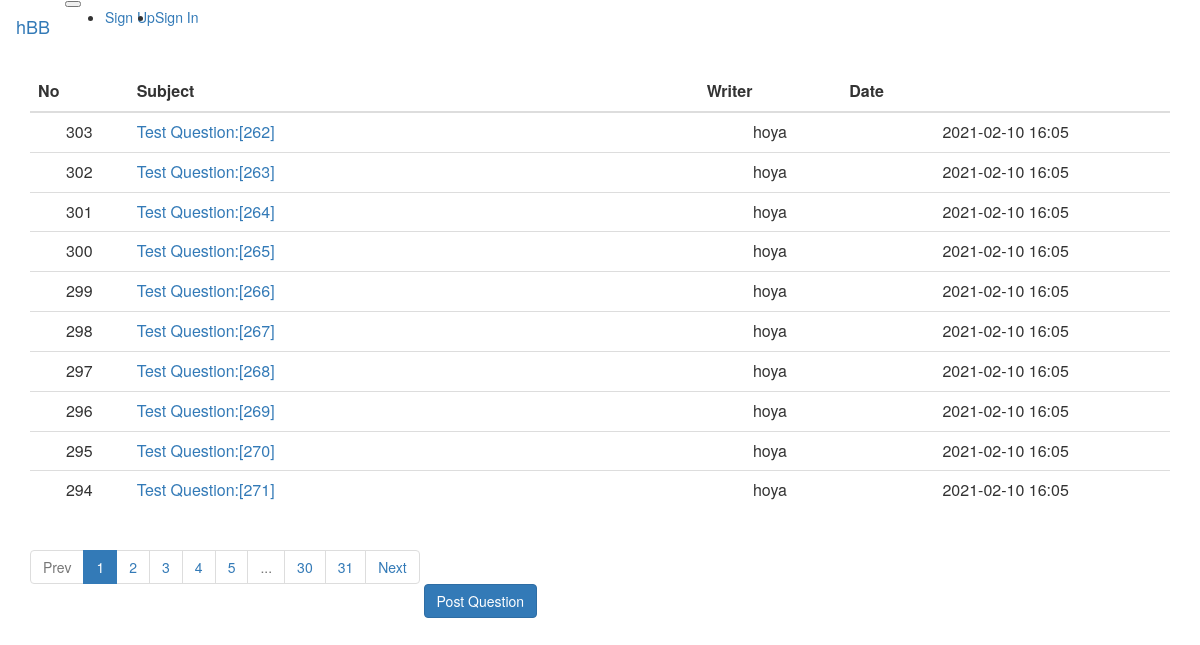
Page /question/list/ on the earlier database version.
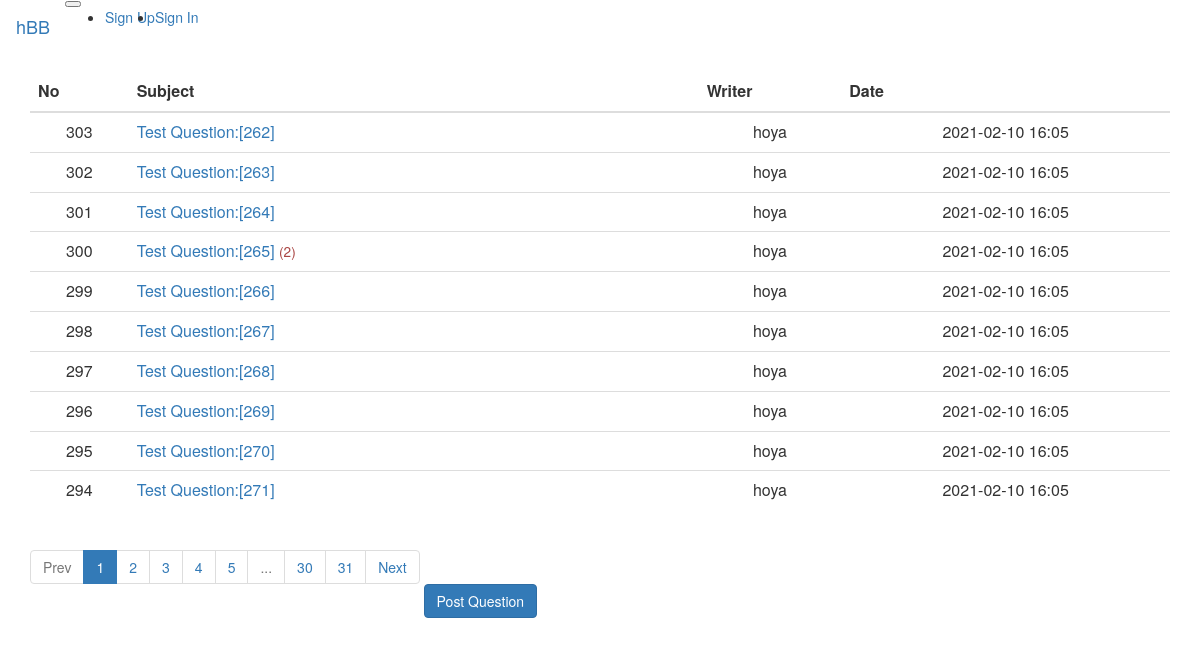
Same page on the later database version.
### src/models/question.py (models this page shows)
class QuestionModel(db.Model):
    id = db.Column(db.Integer, primary_key=True)
    subject = db.Column(db.String(200), nullable=False)
    content = db.Column(db.Text(), nullable=False)
    created_date = db.Column(db.DateTime(), nullable=False)
    user_id = db.Column(
        db.Integer, db.ForeignKey("user_model.id", ondelete="CASCADE"), nullable=False
    )
    user = db.relationship("UserModel", backref=db.backref("question_set"))
    modified_date = db.Column(db.DateTime(), nullable=True)

### src/models/user.py (models this page shows)
class UserModel(db.Model):
    id = db.Column(db.Integer, primary_key=True)
    username = db.Column(db.String(150), unique=True, nullable=False)
    password = db.Column(db.String(200), nullable=False)
    email = db.Column(db.String(120), unique=True, nullable=False)

### src/views/question_views.py (the view)
@bp.route("/list/")
def _list():
    page = request.args.get("page", type=int, default=1)
    question_list = QuestionModel.query.order_by(QuestionModel.created_date.desc())
    question_list = question_list.paginate(page, per_page=10)
    return render_template("question/question_list.html", question_list=question_list)

### src/filter.py (called while the page is built)
def format_datetime(value, fmt="%Y-%m-%d %H:%M"):
    return value.strftime(fmt)

### src/views/account_views.py (called while the page is built)
@bp.before_app_request
def load_signed_in_user():
    user_id = session.get("user_id")
    if user_id is None:
        g.user = None
    else:
        g.user = UserModel.query.get(user_id)

### src/templates/question/question_list.html
{% extends "base.html" %}
{% block content %}
<div class="container my-3">
  <table class="table">
    <thead>
      <tr class="text-center thead-dark">
        <th>No</th>
        <th style="width: 50%">Subject</th>
        <th>Writer</th>
        <th>Date</th>
      </tr>
    </thead>
    <tbody>
      {% if question_list %} {% for question in question_list.items %}
      <tr class="text-center">
        <td>{{ question_list.total - ((question_list.page - 1) * question_list.per_page) - loop.index0 }}</td>
        <td class="text-left">
          <a href="{{ url_for('question.detail', question_id=question.id) }}">
            {{ question.subject }}
          </a>
          {% if question.answer_set|length > 0 %}
          <span class="text-danger small ml-2">({{ question.answer_set|length }})</span>
          {% endif %}
        </td>
        <td>{{ question.user.username }}</td>
        <td>{{ question.created_date|datetime }}</td>
      </tr>
      {% endfor %} {% else %}
      <tr>
        <td colspan="3">There are no questions.</td>
      </tr>
      {% endif %}
    </tbody>
  </table>
  <ul class="pagination justify-content-center">
    {% if question_list.has_prev %}
    <li class="page-item">
      <a class="page-link" href="?page={{ question_list.prev_num }}">Prev</a>
    </li>
    {% else %}
    <li class="page-item disabled">
      <a class="page-link" tabindex="-1" aria-disabled="true" href="#">Prev</a>
    </li>
    {% endif %}
    {% for page_num in question_list.iter_pages() %}
    {% if page_num %}
    {% if page_num != question_list.page %}
    <li class="page-item">
      <a class="page-link" href="?page={{ page_num }}">{{ page_num }}</a>
    </li>
    {% else %}
    <li class="page-item active" aria-current="page">
      <a class="page-link" href="#">{{ page_num }}</a>
    </li>
    {% endif %} {% else %}
    <li class="disabled">
      <a class="page-link" href="#">...</a>
    </li>
    {% endif %} {% endfor %}
    {% if question_list.has_next %}
    <li class="page-item">
      <a class="page-link" href="?page={{ question_list.next_num }}">Next</a>
    </li>
    {% else %}
    <li class="page-item disabled">
      <a class="page-link" tabindex="-1" aria-disabled="true" href="#">Next</a>
    </li>
    {% endif %}
  </ul>
  <a href="{{ url_for('question.create') }}" class="btn btn-primary">Post Question</a>
</div>
{% endblock %}

Differences in the rows shown:
changed QuestionModel "Test Question:[265]": answer_set|length (not shown) → "2"
